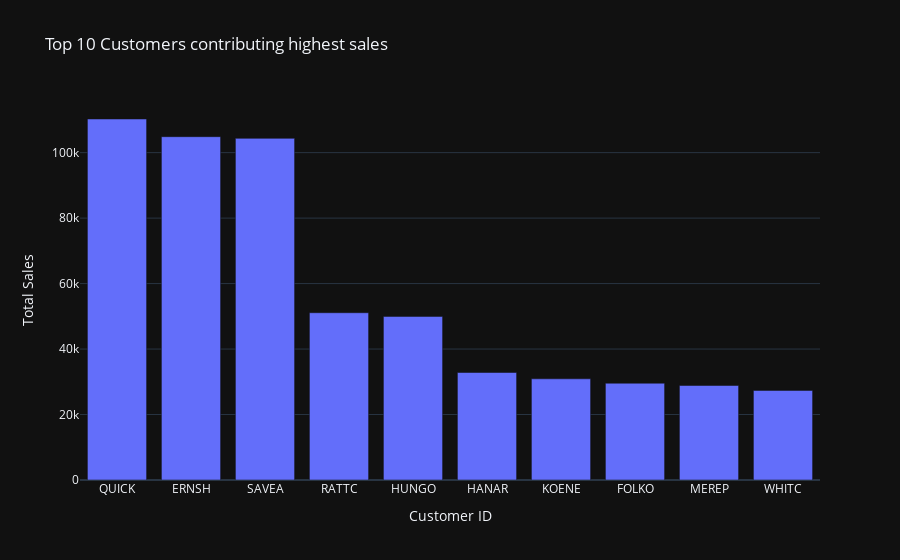

Notebook code cell kept with this figure:
### Code cell
## Top 10 customers with highest sales
fig = px.bar(df,
            x='customer_id',
            y='totalsales',
            title='Top 10 Customers contributing highest sales',
            labels={"customer_id":"Customer ID",'totalsales':"Total Sales"},
            template='plotly_dark')
fig.show()

### Figure 1 — Plotly figure (JSON) as saved in the notebook; plotly's stock layout.template omitted (floating-point values rounded to 4 significant figures)
{"data": [{"alignmentgroup": "True", "hovertemplate": "Customer ID=%{x}<br>Total Sales=%{y}<extra></extra>", "legendgroup": "", "marker": {"color": "#636efa", "pattern": {"shape": ""}}, "name": "", "offsetgroup": "", "orientation": "v", "showlegend": false, "textposition": "auto", "type": "bar", "x": ["QUICK", "ERNSH", "SAVEA", "RATTC", "HUNGO", "HANAR", "KOENE", "FOLKO", "MEREP", "WHITC"], "xaxis": "x", "y": [110300.0, 104900.0, 104400.0, 51100.0, 49980.0, 32840.0, 30910.0, 29570.0, 28870.0, 27360.0], "yaxis": "y"}], "layout": {"barmode": "relative", "legend": {"tracegroupgap": 0}, "title": {"text": "Top 10 Customers contributing highest sales"}, "xaxis": {"anchor": "y", "domain": [0, 1], "title": {"text": "Customer ID"}}, "yaxis": {"anchor": "x", "domain": [0, 1], "title": {"text": "Total Sales"}}}}
